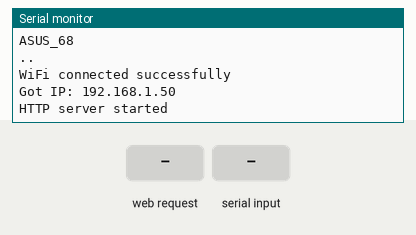
This sketch was run on a simulated ESP32. Shown: the last lines printed to the serial monitor. Inputs (shaded band) come from the test bench. WiFi joins after 1.5 s; servers stay silent unless stated.

Above: at 3.3 s.
3.4 s: HTTP request GET / received
At 3.8 s:
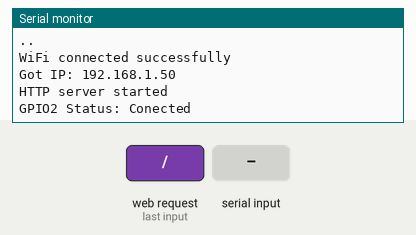
4.9 s: "1" received over Serial
At 6.1 s:
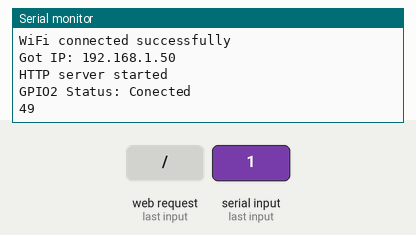

The sketch:

WebServer.ino
```cpp
/*************************************************************************************************
  ESP32 Web Server
  Ejemplo de creación de Web server
  Basándose en los ejemplos de:
  https://lastminuteengineers.com/creating-esp32-web-server-arduino-ide/
  https://electropeak.com/learn
**************************************************************************************************/
//************************************************************************************************
// Librerías
//************************************************************************************************
#include <WiFi.h>
#include <WebServer.h>
//************************************************************************************************
// Variables globales
//************************************************************************************************
// SSID & Password
const char* ssid = "ASUS_68";  // Enter your SSID here
const char* password = "notebook";  //Enter your Password here

WebServer server(80);  // Object of WebServer(HTTP port, 80 is defult)

//Variables
uint8_t dato = 0;
uint8_t espacio1 = 0;
uint8_t espacio2 = 0;
uint8_t espacio3 = 0;
uint8_t espacio4 = 0;
uint8_t cantidad = 0;
//************************************************************************************************
// Configuración
//************************************************************************************************
void setup() {
  Serial.begin(115200);
  Serial.println("Try Connecting to ");
  Serial.println(ssid);

  // Connect to your wi-fi modem
  WiFi.begin(ssid, password);

  // Check wi-fi is connected to wi-fi network
  while (WiFi.status() != WL_CONNECTED) {
    delay(1000);
    Serial.print(".");
  }
  Serial.println("");
  Serial.println("WiFi connected successfully");
  Serial.print("Got IP: ");
  Serial.println(WiFi.localIP());  //Show ESP32 IP on serial

  server.on("/", handle_OnConnect); // Directamente desde e.g. 192.168.0.8

  server.onNotFound(handle_NotFound);

  server.begin();
  Serial.println("HTTP server started");
  delay(100);
}
//************************************************************************************************
// loop principal
//************************************************************************************************
void loop() {
  server.handleClient();
 if (Serial.available() > 0) {
    dato =Serial.read();
    Serial.println(dato);
    //Para parqueo 1
    if (dato & 0x01){
      espacio1 = 1;
    }else {
      espacio1 = 0;
    }
    //Para parqueo 2
    if (dato & 0x02){
      espacio2 = 1;
    }else {
      espacio2 = 0;
    }
    //Para parqueo 3
    if (dato & 0x04){
      espacio3 = 1;
    }else {
      espacio3 = 0;
    }
    //Para parqueo 4
    if (dato & 0x08){
      espacio4 = 1;
    }else {
      espacio4 = 0;
    }
  }
}
//************************************************************************************************
// Handler de Inicio página
//************************************************************************************************
void handle_OnConnect() {
  Serial.println("GPIO2 Status: Conected");
  cantidad = -(espacio1 + espacio2 + espacio3 + espacio4 ) + 4 ;//Muestra la cantidad de parqueos disponibles
  server.send(200, "text/html", SendHTML2(espacio1, espacio2, espacio3, espacio4, cantidad));
}

//************************************************************************************************
// Procesador de HTML
//************************************************************************************************
String SendHTML2(uint8_t parq_1, uint8_t parq_2, uint8_t parq_3, uint8_t parq_4, uint8_t cantidad) {
  String ptr = "<html>\n";
ptr +="<!doctype html>\n";
ptr +="<html lang=\"en\">\n";
ptr +="  <head>\n";
ptr += "<style>html { font-family: Helvetica; display: inline-block; margin: 50px auto; text-align: center;}\n";
ptr += ".column {float: left ; width: 25%; pading: 10px}\n";
ptr += "row:after {content:""; display: table; clear: both}\n";
ptr += "</style>\n";
ptr +="    <meta charset=\"utf-8\">\n";
ptr +="    <meta name=\"viewport\" content=\"width=device-width, initial-scale=1\">\n";
ptr +="    <link href=\"https://cdn.jsdelivr.net/npm/bootstrap@5.0.1/dist/css/bootstrap.min.css\" rel=\"stylesheet\" integrity=\"sha384-+0n0xVW2eSR5OomGNYDnhzAbDsOXxcvSN1TPprVMTNDbiYZCxYbOOl7+AMvyTG2x\" crossorigin=\"anonymous\">\n";
ptr +="    <title>Proyecto#4</title>\n";
ptr +="  </head>\n";
ptr +="  <body>\n";
ptr +="    <h1>Parqueo-Matic &#128664</h1>    \n";
ptr +="    <h3>Control de registro de parqueos</h3>    \n";
ptr +="    <h1>.</h1>    \n";
ptr +="    <table style=\"text-align:center;\"; class=\"table table-hover\">\n";


if (espacio1 == 1){
  ptr +="    <th scope=\"row\">Parqueo 01</th>\n";
  ptr +="    <td class=\"table table-hover\">Ocupado   &#10060</td>\n";
  ptr +="    </tr>\n";
  ptr +="    <tr>\n";
}else {
  ptr +="    <th scope=\"row\">Parqueo 01</th>\n";
  ptr +="    <td class=\"table table-hover\">Disponible &#9989</td>\n";
  ptr +="    </tr>\n";
  ptr +="    <tr>\n";
}

if (espacio2 == 1){
  ptr +="    <th scope=\"row\">Parqueo 02</th>\n";
  ptr +="    <td class=\"table table-hover\">Ocupado   &#10060</td>\n";
  ptr +="    </tr>\n";
  ptr +="    <tr>\n";
}else {
  ptr +="    <th scope=\"row\">Parqueo 02</th>\n";
  ptr +="    <td class=\"table table-hover\">Disponible &#9989</td>\n";
  ptr +="    </tr>\n";
  ptr +="    <tr>\n";
}
if (espacio3 == 1){
  ptr +="      <th scope=\"row\">Parqueo 03</th>\n";
  ptr +="      <td class=\"table table-hover\">Ocupado   &#10060</td>\n";
  ptr +="    </tr>\n";
  ptr +="    <tr>\n";
}else {
  ptr +="      <th scope=\"row\">Parqueo 03</th>\n";
  ptr +="      <td class=\"table table-hover\">Disponible &#9989</td>\n";
  ptr +="    </tr>\n";
  ptr +="    <tr>\n";
}
if (espacio4 == 1){
  ptr +="      <th scope=\"row\">Parqueo 04</th>\n";
  ptr +="      <td class=\"table table-hover\">Ocupado   &#10060</td>\n";
  ptr +="    </tr>\n";
  ptr +="    <tr>\n";
}else {
  ptr +="      <th scope=\"row\">Parqueo 04</th>\n";
  ptr +="      <td class=\"table table-hover\">Disponible &#9989</td>\n";
  ptr +="    </tr>\n";
  ptr +="    <tr>\n";
}

ptr +="  </tbody>\n";
ptr +="  </tfoot>\n";
ptr +="  \t<tr>\n";
ptr += "<th class=table-active scope=row>Parqueos Disponible</th>\n";
ptr += "<td class=table-info>";
ptr += (int) cantidad;
ptr += "</td>\n";
ptr +="    </tr>\n";
ptr +="  </tfoot>\n";
ptr +="</table>\n";
ptr +="<script>\n";
ptr +="function timedRefresh(timeoutPeriod) {\n";
ptr +="\tsetTimeout(\"location.reload(true);\",timeoutPeriod);}\n";
ptr +="window.onload = timedRefresh(1000);\n";
ptr +="</script>\n";
ptr +="    <script src=\"https://cdn.jsdelivr.net/npm/bootstrap@5.0.1/dist/js/bootstrap.bundle.min.js\" integrity=\"sha384-gtEjrD/SeCtmISkJkNUaaKMoLD0//ElJ19smozuHV6z3Iehds+3Ulb9Bn9Plx0x4\" crossorigin=\"anonymous\"></script>\n";
ptr +="    <script src=\"https://cdn.jsdelivr.net/npm/@popperjs/core@2.9.2/dist/umd/popper.min.js\" integrity=\"sha384-IQsoLXl5PILFhosVNubq5LC7Qb9DXgDA9i+tQ8Zj3iwWAwPtgFTxbJ8NT4GN1R8p\" crossorigin=\"anonymous\"></script>\n";
ptr +="    <script src=\"https://cdn.jsdelivr.net/npm/bootstrap@5.0.1/dist/js/bootstrap.min.js\" integrity=\"sha384-Atwg2Pkwv9vp0ygtn1JAojH0nYbwNJLPhwyoVbhoPwBhjQPR5VtM2+xf0Uwh9KtT\" crossorigin=\"anonymous\"></script>\n";
ptr +="  </body>\n";
ptr +="</html>";

return ptr;
}

//************************************************************************************************
// Handler de not found
//************************************************************************************************
void handle_NotFound() {
  server.send(404, "text/plain", "Not found");
}
```

Measured:
- after the input at 3.4 s, the serial monitor: prints a new line at once (image 1)
- after the input at 4.9 s, the serial monitor: prints a new line at once (image 2)
